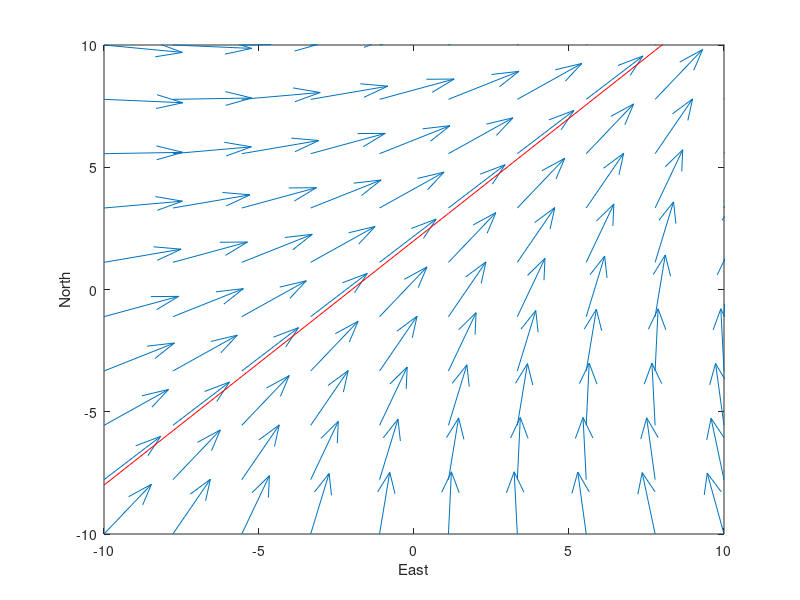

Write MATLAB code to recreate this figure.
%% Instead of Just maintaining Heading, this File will Try and Follow a Straight Line
clc
clear

%Vector Defining a Direction of the path
qe=1;
qn=1;

%Position Vector to a point on the Path
rn=2;
re=0;

Xq=atan2(qe,qn); %Desired path

Xqdeg=Xq*180/pi
%% Tunign Parameters
Kpath=.1; %A gain Governing how direct the transition will be
Xinf=pi/2; %Maximum Angle to make with desired path, maximum is pi/2


%P is the Position Vector of the Plane
pn=0;
pe=1;

%% Compute Desired Angle for a single Case
%Compute the Lateral Deviance
epy=-sin(Xq)*(pn-rn)+cos(Xq)*(pe-re)

%Compute the Course Angle to Command
Xd=-Xinf*2/pi*atan(Kpath*epy)

Xc=Xq-Xinf*2/pi*atan(Kpath*epy)

%% Plot a Full Vector Field to see what is happening
step=.1;
Range=10;
xvec=linspace(-Range, Range, 10)
yvec=xvec;
% [x,y]=meshgrid(-2:step:2, -2:step:2 )
[x,y]=meshgrid(xvec, yvec )

%Compute Error Everywhere
epsN=-sin(Xq)*(y-rn)+cos(Xq)*(x-re);  %Right now the error depends only on y...
XdN=Xq-Xinf*2/pi*atan(Kpath*epsN);
%Compute Where the Velocity should Point
L=1;
u=L*cos(XdN)
v=L*sin(XdN)

%I switched these, which might not have been the right thing to do....
%Need to think about the real angles for these.....
quiver(x,y,v,u)
xlabel('East')
ylabel('North')

%Also Plot the Desired Path
hold on 
m=qn/qe; %Slope of Real Trajectory
b=rn-m*re; %Intercept
desired=m*xvec+b;
plot(xvec,desired,'r')
xlim([-Range Range])
ylim([-Range Range])
hold off

%%
% figure
% surf(x,y,epsN)
% xlabel('East')
% ylabel('North')
% 

%Next Step Would be to wrap this control around the existing State Machine
%for Lateral Dyanmics

%I could also combine this simulation with waypoints and half plane
%transitions.


